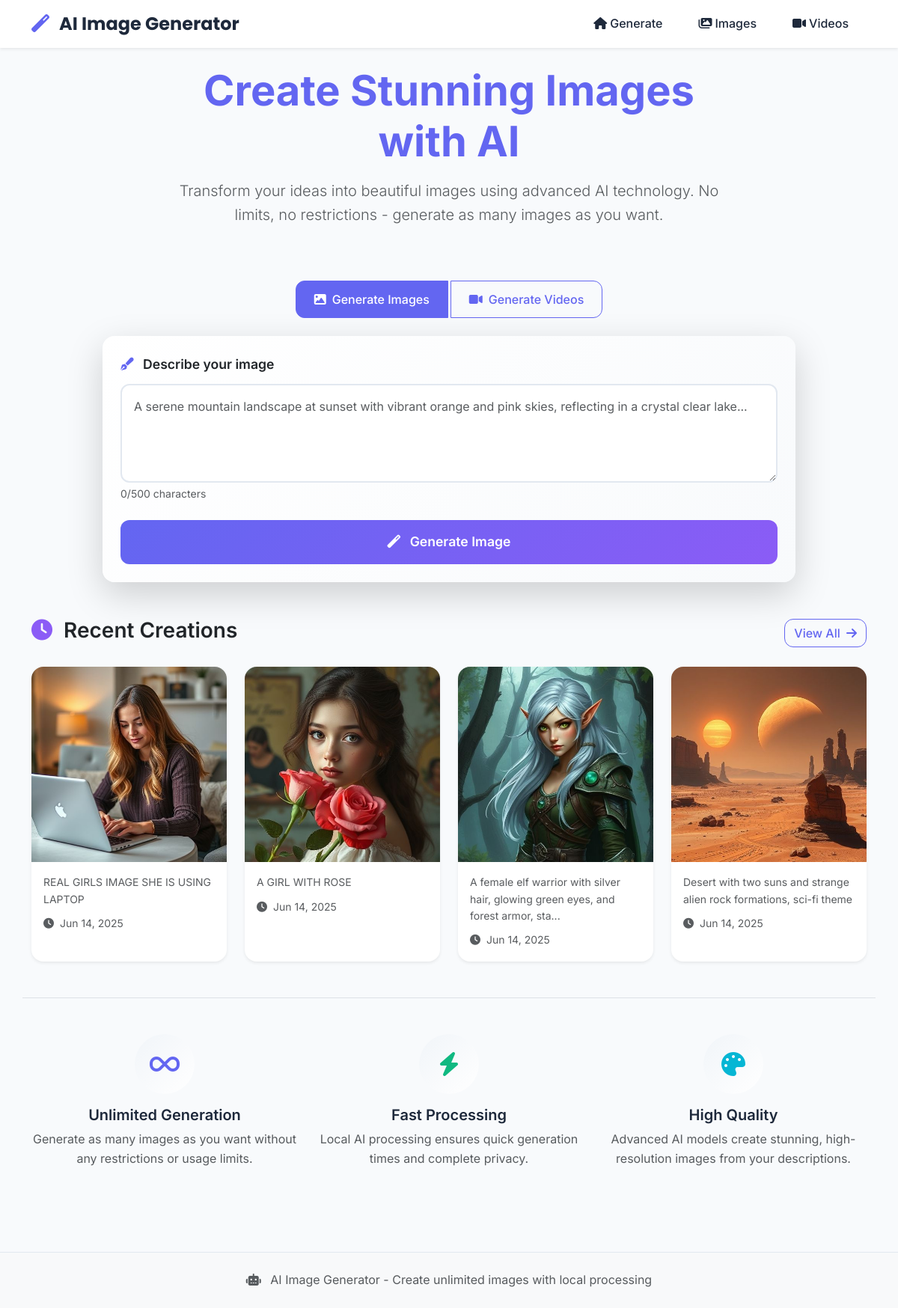
The app's page /, older data.
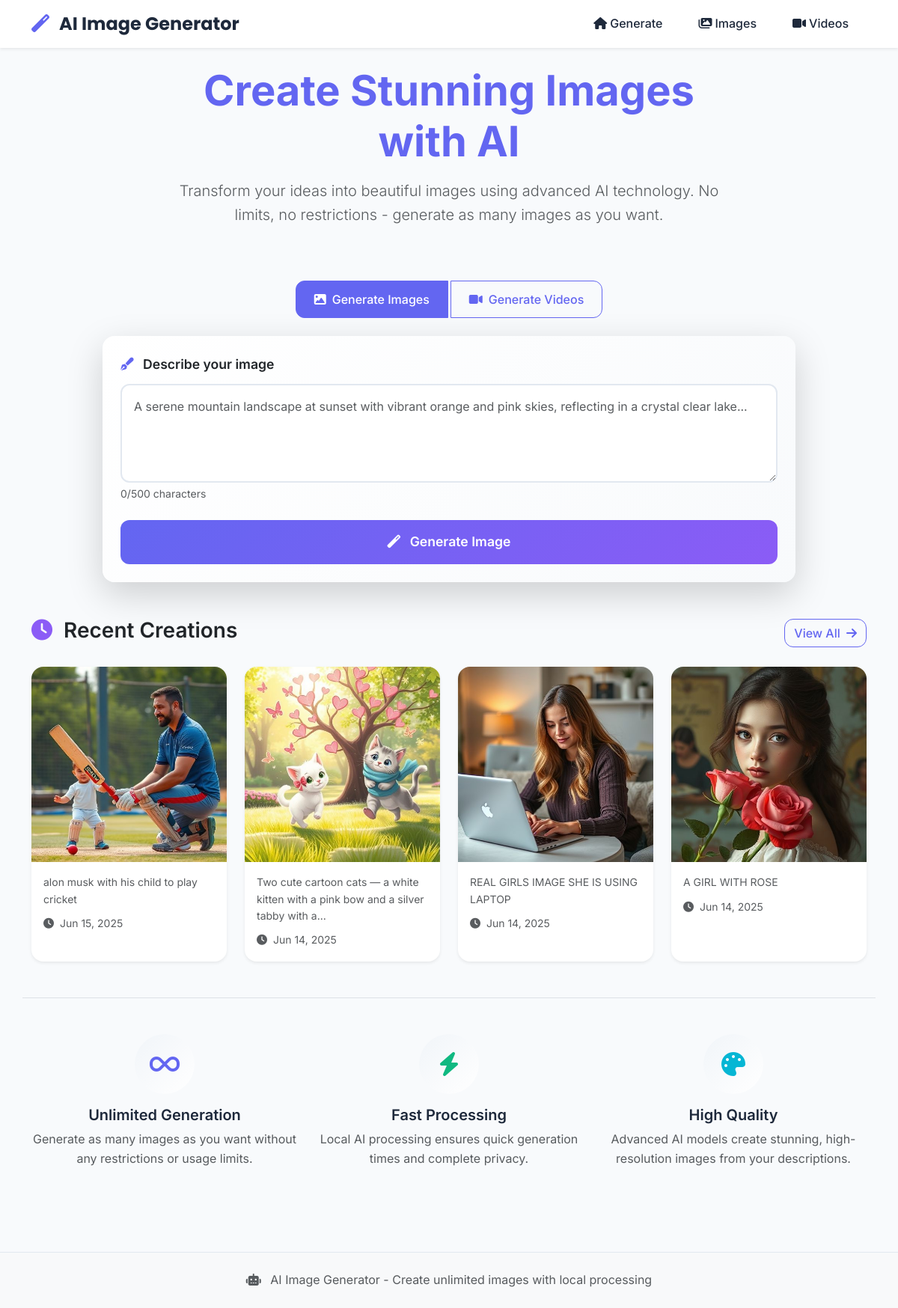
The same page, newer data.
### models.py (models this page shows, shortened)
class GeneratedImage(db.Model):
    __tablename__ = 'generated_images'
    id = db.Column(db.Integer, primary_key=True)
    prompt = db.Column(db.Text, nullable=False)
    image_filename = db.Column(db.String(255), nullable=False)
    created_at = db.Column(db.DateTime, default=datetime.utcnow)
    is_favorite = db.Column(db.Boolean, default=False)
    generation_time = db.Column(db.Integer, default=0)  # in seconds

### routes.py (the view)
@app.route('/')
def index():
    recent_images = GeneratedImage.query.order_by(GeneratedImage.created_at.desc()).limit(4).all()
    recent_videos = GeneratedVideo.query.order_by(GeneratedVideo.created_at.desc()).limit(4).all()
    return render_template('index.html', recent_images=recent_images, recent_videos=recent_videos)

### templates/index.html (shortened to what this page needs)
{% extends "base.html" %}
{% block content %}
<div class="container">
    <div class="row justify-content-center mb-5">
        <div class="col-lg-8 text-center">
            <h1 class="display-4 fw-bold text-primary mb-3">
                Create Stunning Images with AI
            </h1>
            <p class="lead text-muted mb-4">
                Transform your ideas into beautiful images using advanced AI technology.
                No limits, no restrictions - generate as many images as you want.
            </p>
        </div>
    </div>
    <div class="row justify-content-center">
        <div class="col-lg-10">
            <div class="text-center mb-4">
                <div class="btn-group generation-type-selector" role="group">
                    <label class="btn btn-outline-primary" for="imageType">
                        <i class="fas fa-image me-2"></i>Generate Images
                    </label>
                    <label class="btn btn-outline-primary" for="videoType">
                        <i class="fas fa-video me-2"></i>Generate Videos
                    </label>
                </div>
            </div>
            <div class="card shadow-lg border-0 generation-card" id="imageGenerationCard">
                <div class="card-body p-4">
                    <form method="POST" action="{{ url_for('generate_image') }}" id="generateImageForm">
                        <div class="mb-4">
                            <label for="imagePrompt" class="form-label fw-semibold text-dark">
                                <i class="fas fa-pen-fancy me-2 text-primary"></i>
                                Describe your image
                            </label>
                            <textarea
                                class="form-control form-control-lg prompt-input"
                                id="imagePrompt"
                                name="prompt"
                                rows="4"
                                placeholder="A serene mountain landscape at sunset with vibrant orange and pink skies, reflecting in a crystal clear lake..."
                                maxlength="500"
                                required
                            ></textarea>
                            <div class="form-text">
                                <span id="imageCharCount">0</span>/500 characters
                            </div>
                        </div>
                        <div class="d-grid">
                            <button type="submit" class="btn btn-primary btn-lg generate-btn">
                                <i class="fas fa-magic me-2"></i>
                                <span class="btn-text">Generate Image</span>
                            </button>
                        </div>
                    </form>
                </div>
            </div>
        </div>
    </div>
    {% if recent_images %}
    <div class="row mt-5">
        <div class="col-12">
            <div class="d-flex justify-content-between align-items-center mb-4">
                <h3 class="fw-semibold text-dark">
                    <i class="fas fa-clock me-2 text-secondary"></i>
                    Recent Creations
                </h3>
                <a href="{{ url_for('gallery') }}" class="btn btn-outline-primary">
                    View All <i class="fas fa-arrow-right ms-1"></i>
                </a>
            </div>
            <div class="row g-4">
                {% for image in recent_images %}
                <div class="col-md-6 col-lg-3">
                    <div class="card image-card h-100 border-0 shadow-sm">
                        <div class="image-container">
                        </div>
                        <div class="card-body">
                            <p class="card-text text-muted small mb-2">
                                {{ image.prompt[:80] }}{% if image.prompt|length > 80 %}...{% endif %}
                            </p>
                            <small class="text-muted">
                                <i class="fas fa-clock me-1"></i>
                                {{ image.created_at.strftime('%b %d, %Y') }}
                            </small>
                        </div>
                    </div>
                </div>
                {% endfor %}
            </div>
        </div>
    </div>
    {% endif %}
    <div class="row mt-5 pt-5 border-top">
        <div class="col-md-4 text-center mb-4">
            <div class="feature-icon mb-3">
                <i class="fas fa-infinity text-primary"></i>
            </div>
            <h5 class="fw-semibold">Unlimited Generation</h5>
            <p class="text-muted">Generate as many images as you want without any restrictions or usage limits.</p>
        </div>
        <div class="col-md-4 text-center mb-4">
            <div class="feature-icon mb-3">
                <i class="fas fa-bolt text-success"></i>
            </div>
            <h5 class="fw-semibold">Fast Processing</h5>
            <p class="text-muted">Local AI processing ensures quick generation times and complete privacy.</p>
        </div>
        <div class="col-md-4 text-center mb-4">
            <div class="feature-icon mb-3">
                <i class="fas fa-palette text-accent"></i>
            </div>
            <h5 class="fw-semibold">High Quality</h5>
            <p class="text-muted">Advanced AI models create stunning, high-resolution images from your descriptions.</p>
        </div>
    </div>
</div>
{% endblock %}

### templates/base.html (shortened to what this page needs)
<!DOCTYPE html>
<html lang="en">
<head>
    <link href="https://cdn.jsdelivr.net/npm/bootstrap@5.3.0/dist/css/bootstrap.min.css" rel="stylesheet">
    <link rel="stylesheet" href="https://cdnjs.cloudflare.com/ajax/libs/font-awesome/6.4.0/css/all.min.css">
    <link rel="stylesheet" href="{{ url_for('static', filename='css/style.css') }}">
</head>
<body>
    <nav class="navbar navbar-expand-lg navbar-light bg-white shadow-sm">
        <div class="container">
            <a class="navbar-brand fw-bold" href="{{ url_for('index') }}">
                <i class="fas fa-magic me-2 text-primary"></i>
                AI Image Generator
            </a>
            <div class="collapse navbar-collapse" id="navbarNav">
                <ul class="navbar-nav ms-auto">
                    <li class="nav-item">
                        <a class="nav-link" href="{{ url_for('index') }}">
                            <i class="fas fa-home me-1"></i>Generate
                        </a>
                    </li>
                    <li class="nav-item">
                        <a class="nav-link" href="{{ url_for('gallery') }}">
                            <i class="fas fa-images me-1"></i>Images
                        </a>
                    </li>
                    <li class="nav-item">
                        <a class="nav-link" href="{{ url_for('video_gallery') }}">
                            <i class="fas fa-video me-1"></i>Videos
                        </a>
                    </li>
                </ul>
            </div>
        </div>
    </nav>
    <main class="py-4">
        {% block content %}{% endblock %}
    </main>
    <footer class="bg-light py-4 mt-5">
        <div class="container text-center">
            <p class="text-muted mb-0">
                <i class="fas fa-robot me-2"></i>
                AI Image Generator - Create unlimited images with local processing
            </p>
        </div>
    </footer>
</body>
</html>

### static/css/style.css (style rules this page uses)
:root { --primary-color: #6366F1; --secondary-color: #8B5CF6; --background-color: #F8FAFC; --text-color: #1E293B; --accent-color: #06B6D4; --success-color: #10B981; --warning-color: #F59E0B; --danger-color: #EF4444; --light-gray: #F1F5F9; --border-color: #E2E8F0; }
body { font-family: 'Inter', -apple-system, BlinkMacSystemFont, 'Segoe UI', sans-serif; background-color: var(--background-color); color: var(--text-color); line-height: 1.6; }
.text-primary { color: var(--primary-color) !important; }
.text-secondary { color: var(--secondary-color) !important; }
.text-accent { color: var(--accent-color) !important; }
.text-success { color: var(--success-color) !important; }
.btn-primary { background-color: var(--primary-color); border-color: var(--primary-color); font-weight: 500; padding: 0.75rem 1.5rem; border-radius: 0.75rem; transition: all 0.3s ease; }
.btn-outline-primary { color: var(--primary-color); border-color: var(--primary-color); font-weight: 500; border-radius: 0.75rem; }
.navbar-brand { font-family: 'Poppins', sans-serif; font-size: 1.5rem; color: var(--text-color) !important; }
.navbar-nav .nav-link { font-weight: 500; color: var(--text-color) !important; margin: 0 0.5rem; border-radius: 0.5rem; padding: 0.5rem 1rem !important; transition: all 0.3s ease; }
.card { border-radius: 1rem; transition: all 0.3s ease; }
.generation-card { background: linear-gradient(135deg, #ffffff 0%, #f8fafc 100%); border: 1px solid var(--border-color); }
.prompt-input { border: 2px solid var(--border-color); border-radius: 0.75rem; padding: 1rem; font-size: 1rem; resize: vertical; transition: all 0.3s ease; font-family: 'Inter', sans-serif; }
.form-label { font-size: 1.1rem; margin-bottom: 0.75rem; color: var(--text-color); }
.generate-btn { font-size: 1.1rem; font-weight: 600; padding: 1rem 2rem; border-radius: 0.75rem; background: linear-gradient(135deg, var(--primary-color) 0%, var(--secondary-color) 100%); border: none; position: relative; overflow: hidden; }
.image-card { transition: all 0.3s ease; border-radius: 1rem; overflow: hidden; }
.image-container { position: relative; overflow: hidden; aspect-ratio: 1; }
.feature-icon { width: 80px; height: 80px; margin: 0 auto; display: flex; align-items: center; justify-content: center; background: linear-gradient(135deg, var(--light-gray) 0%, white 100%); border-radius: 50%; font-size: 2rem; }
footer { margin-top: auto; border-top: 1px solid var(--border-color); }
.card { animation: fadeInUp 0.6s ease-out; }
.generation-type-selector .btn-check:checked + .btn { background-color: var(--primary-color); border-color: var(--primary-color); color: white; }
.generation-type-selector .btn { border-radius: 0.75rem; padding: 0.75rem 1.5rem; font-weight: 500; margin: 0 0.25rem; }
.generation-card { transition: all 0.5s ease; }

Row changes from the older to the newer data that the page shows:
no longer on this page (row unchanged): GeneratedImage: prompt "A female elf warrior with silver hair, glowing green eyes, and forest armor, sta", created_at "Jun 14, 2025"
no longer on this page (row unchanged): GeneratedImage: prompt "Desert with two suns and strange alien rock formations, sci-fi theme", created_at "Jun 14, 2025"
added GeneratedImage: prompt "alon musk with his child to play cricket", created_at "Jun 15, 2025"
added GeneratedImage: prompt "Two cute cartoon cats — a white kitten with a pink bow and a silver tabby with a", created_at "Jun 14, 2025"
